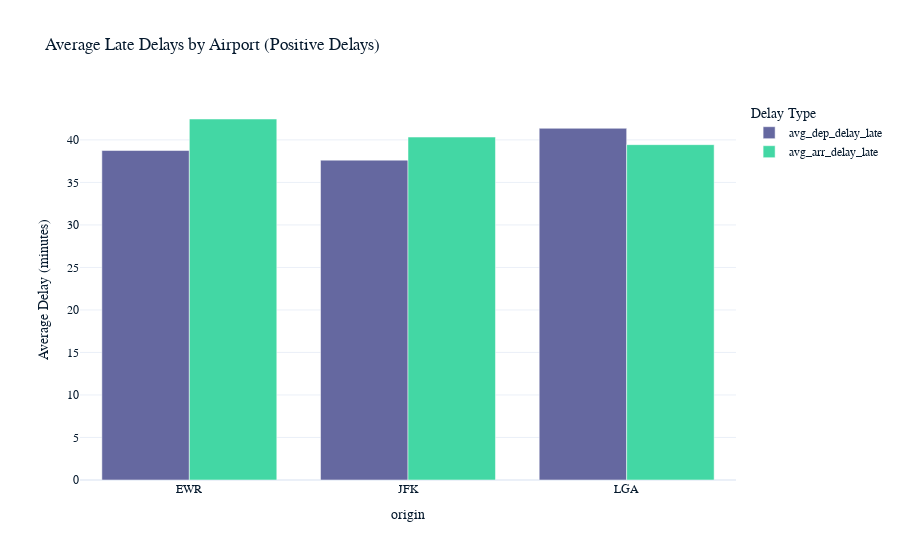
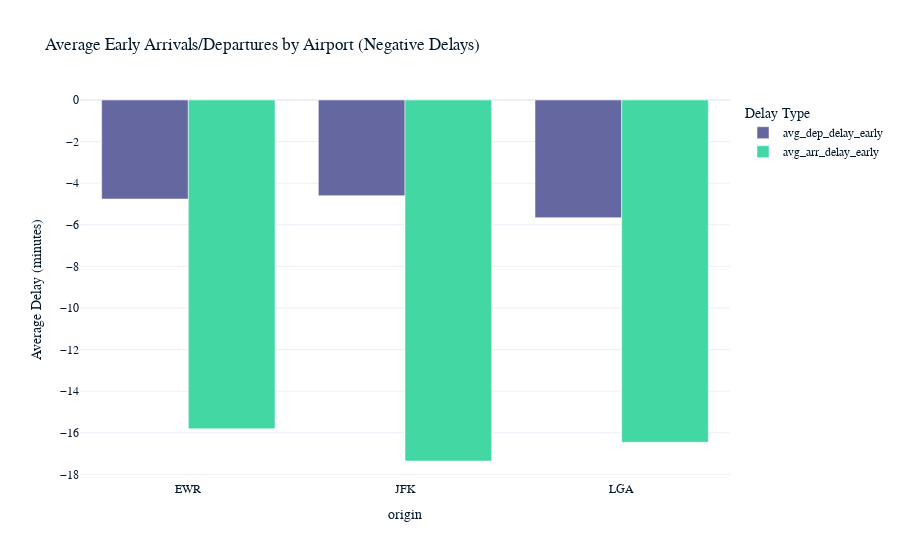

Notebook code for these charts, in order:
### Code cell
import pandas as pd
import plotly.express as px

# Group by carrier and calculate average early/late delays
airport_delay_stats = Filled_flight_data.groupby('origin').agg(
    avg_dep_delay_late=('dep_delay', lambda x: x[x > 0].mean()),
    avg_dep_delay_early=('dep_delay', lambda x: x[x < 0].mean()),
    avg_arr_delay_late=('arr_delay', lambda x: x[x > 0].mean()),
    avg_arr_delay_early=('arr_delay', lambda x: x[x < 0].mean())
).reset_index()

# --- Plot 1: Late Delays ---
late_delays = airport_delay_stats[['origin', 'avg_dep_delay_late', 'avg_arr_delay_late']]
late_delays_melted = late_delays.melt(id_vars='origin',
                                      var_name='Delay Type',
                                      value_name='Average Delay (minutes)')

fig_late = px.bar(late_delays_melted,
                  x='origin',
                  y='Average Delay (minutes)',
                  color='Delay Type',
                  barmode='group',
                  title='Average Late Delays by Airport (Positive Delays)',
                  labels={'Airport': 'Airline Carrier'})
fig_late.show()

# --- Plot 2: Early Delays ---
early_delays = airport_delay_stats[['origin', 'avg_dep_delay_early', 'avg_arr_delay_early']]
early_delays_melted = early_delays.melt(id_vars='origin',
                                        var_name='Delay Type',
                                        value_name='Average Delay (minutes)')

fig_early = px.bar(early_delays_melted,
                   x='origin',
                   y='Average Delay (minutes)',
                   color='Delay Type',
                   barmode='group',
                   title='Average Early Arrivals/Departures by Airport (Negative Delays)',
                   labels={'Airport': 'Airline Carrier'})
fig_early.show()

### Figure 1 — Plotly figure (JSON) as saved in the notebook; plotly's stock layout.template omitted (floating-point values rounded to 4 significant figures)
{"data": [{"alignmentgroup": "True", "hovertemplate": "Delay Type=avg_dep_delay_late<br>origin=%{x}<br>Average Delay (minutes)=%{y}<extra></extra>", "legendgroup": "avg_dep_delay_late", "marker": {"color": "#6568a0", "pattern": {"shape": ""}}, "name": "avg_dep_delay_late", "offsetgroup": "avg_dep_delay_late", "orientation": "v", "showlegend": true, "textposition": "auto", "x": ["EWR", "JFK", "LGA"], "xaxis": "x", "y": [38.75, 37.62, 41.37], "yaxis": "y", "type": "bar"}, {"alignmentgroup": "True", "hovertemplate": "Delay Type=avg_arr_delay_late<br>origin=%{x}<br>Average Delay (minutes)=%{y}<extra></extra>", "legendgroup": "avg_arr_delay_late", "marker": {"color": "#43d7a4", "pattern": {"shape": ""}}, "name": "avg_arr_delay_late", "offsetgroup": "avg_arr_delay_late", "orientation": "v", "showlegend": true, "textposition": "auto", "x": ["EWR", "JFK", "LGA"], "xaxis": "x", "y": [42.46, 40.34, 39.44], "yaxis": "y", "type": "bar"}], "layout": {"xaxis": {"anchor": "y", "domain": [0, 1], "title": {"text": "origin"}}, "yaxis": {"anchor": "x", "domain": [0, 1], "title": {"text": "Average Delay (minutes)"}}, "legend": {"title": {"text": "Delay Type"}, "tracegroupgap": 0}, "title": {"text": "Average Late Delays by Airport (Positive Delays)"}, "barmode": "group"}}

### Figure 2 — Plotly figure (JSON) as saved in the notebook; plotly's stock layout.template omitted (floating-point values rounded to 4 significant figures)
{"data": [{"alignmentgroup": "True", "hovertemplate": "Delay Type=avg_dep_delay_early<br>origin=%{x}<br>Average Delay (minutes)=%{y}<extra></extra>", "legendgroup": "avg_dep_delay_early", "marker": {"color": "#6568a0", "pattern": {"shape": ""}}, "name": "avg_dep_delay_early", "offsetgroup": "avg_dep_delay_early", "orientation": "v", "showlegend": true, "textposition": "auto", "x": ["EWR", "JFK", "LGA"], "xaxis": "x", "y": [-4.761, -4.599, -5.658], "yaxis": "y", "type": "bar"}, {"alignmentgroup": "True", "hovertemplate": "Delay Type=avg_arr_delay_early<br>origin=%{x}<br>Average Delay (minutes)=%{y}<extra></extra>", "legendgroup": "avg_arr_delay_early", "marker": {"color": "#43d7a4", "pattern": {"shape": ""}}, "name": "avg_arr_delay_early", "offsetgroup": "avg_arr_delay_early", "orientation": "v", "showlegend": true, "textposition": "auto", "x": ["EWR", "JFK", "LGA"], "xaxis": "x", "y": [-15.81, -17.36, -16.46], "yaxis": "y", "type": "bar"}], "layout": {"xaxis": {"anchor": "y", "domain": [0, 1], "title": {"text": "origin"}}, "yaxis": {"anchor": "x", "domain": [0, 1], "title": {"text": "Average Delay (minutes)"}}, "legend": {"title": {"text": "Delay Type"}, "tracegroupgap": 0}, "title": {"text": "Average Early Arrivals/Departures by Airport (Negative Delays)"}, "barmode": "group"}}
